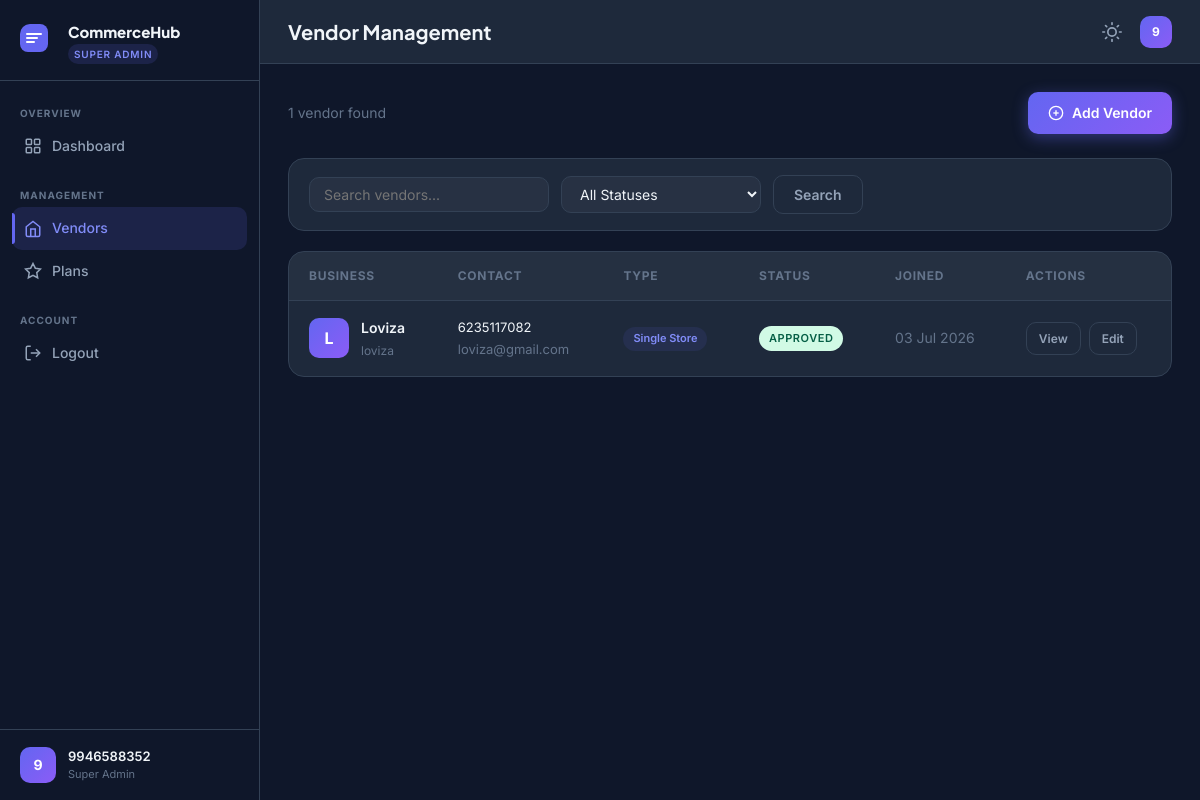
Before: /sadmin/vendors/ (signed in) with the older database file.
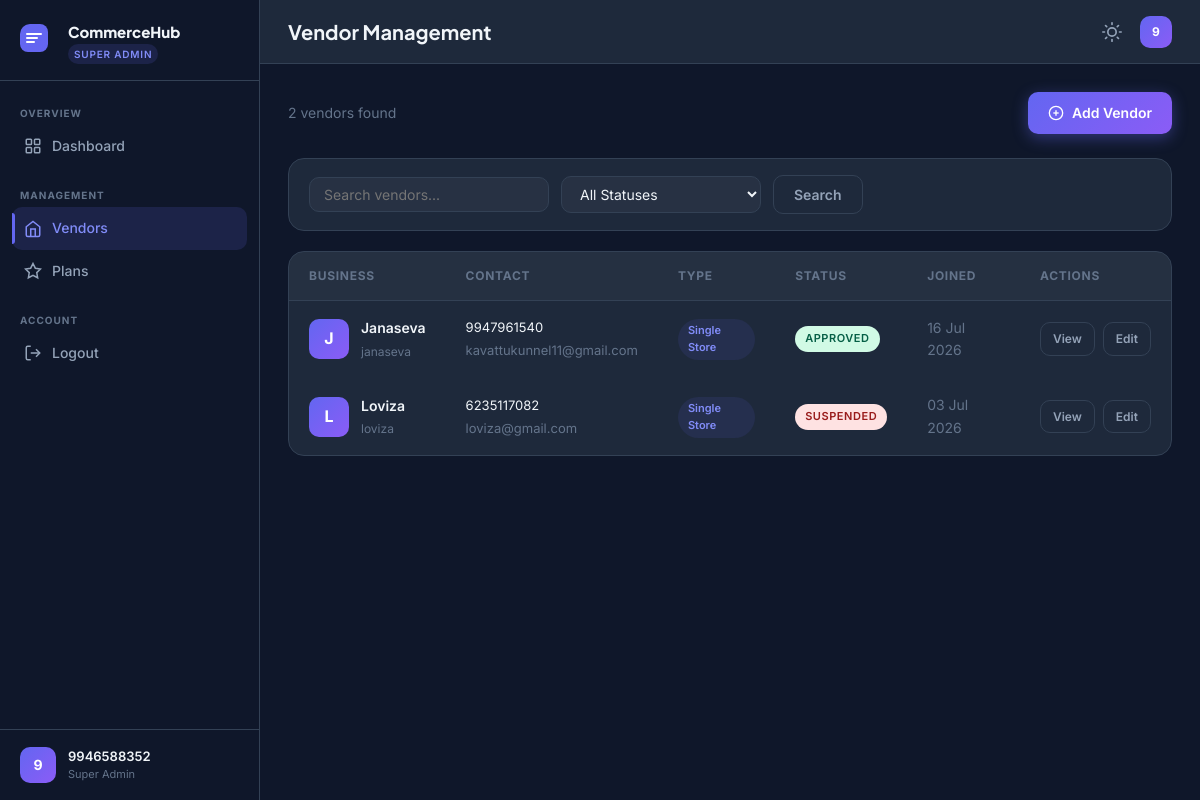
After: the same page with the newer database file.
### tenants/models.py (models this page shows, shortened)
class Vendor(TimestampModel):
    STATUS_CHOICES = [
        ('pending', 'Pending Approval'),
        ('approved', 'Approved'),
        ('suspended', 'Suspended'),
        ('cancelled', 'Cancelled'),
    ]
    BUSINESS_TYPE_CHOICES = [
        ('single_store', 'Single Store'),
        ('multi_branch', 'Multi Branch'),
        ('multi_partner', 'Multi Partner'),
        ('franchise', 'Franchise'),
        ('online_only', 'Online Store'),
        ('whatsapp_store', 'WhatsApp Store'),
        ('wholesale', 'Wholesale'),
    ]
    CHECKOUT_WORKFLOW_CHOICES = [
        ('online_payment', 'Online Payment (Razorpay)'),
        ('online_payment_stripe', 'Online Payment (Stripe)'),
        ('approval_payment', 'Approval then Payment'),
        ('whatsapp_enquiry', 'WhatsApp Enquiry'),
        ('cod_only', 'Cash on Delivery Only'),
    ]
    business_name = models.CharField(max_length=200)
    slug = models.SlugField(max_length=100, unique=True)
    business_type = models.CharField(max_length=30, choices=BUSINESS_TYPE_CHOICES, default='single_store')
    gst_number = models.CharField(max_length=20, blank=True)
    pan_number = models.CharField(max_length=20, blank=True)
    email = models.EmailField(blank=True)
    phone = models.CharField(max_length=15)
    whatsapp_number = models.CharField(max_length=15, blank=True)
    website = models.URLField(blank=True)
    address_line1 = models.CharField(max_length=300, blank=True)
    address_line2 = models.CharField(max_length=300, blank=True)
    city = models.CharField(max_length=100, blank=True)
    state = models.CharField(max_length=100, blank=True)
    pincode = models.CharField(max_length=10, blank=True)
    country = models.CharField(max_length=100, default='India')
    logo = models.ImageField(upload_to='vendors/logos/', blank=True, null=True)
    banner = models.ImageField(upload_to='vendors/banners/', blank=True, null=True)
    favicon = models.ImageField(upload_to='vendors/favicons/', blank=True, null=True)
    facebook_url = models.URLField(blank=True)
    instagram_url = models.URLField(blank=True)
    twitter_url = models.URLField(blank=True)
    youtube_url = models.URLField(blank=True)
    currency = models.CharField(max_length=5, default='INR')
    currency_symbol = models.CharField(max_length=5, default='₹')
    top_announcement_text = models.CharField(
        max_length=200,
        blank=True,
        null=True,
        help_text="Text to display in the black top bar (e.g. Store Wide Summer Sale). Leave blank to hide."
    )
    timezone = models.CharField(max_length=50, default='Asia/Kolkata')
    checkout_workflow = models.CharField(
        max_length=30,
        choices=CHECKOUT_WORKFLOW_CHOICES,
        default='online_payment',
    )
    track_inventory = models.BooleanField(
        default=False,
        help_text="If enabled, product stock is tracked, preventing overselling."
    )
    primary_color = models.CharField(max_length=7, default='#6366f1')
    secondary_color = models.CharField(max_length=7, default='#8b5cf6')
    custom_css = models.TextField(blank=True)
    razorpay_key_id = models.CharField(max_length=150, blank=True)
    razorpay_key_secret = models.CharField(max_length=150, blank=True)
    stripe_public_key = models.CharField(max_length=150, blank=True)
    stripe_secret_key = models.CharField(max_length=150, blank=True)
    stripe_webhook_secret = models.CharField(max_length=150, blank=True)
    whatsapp_order_format = models.TextField(blank=True)
    status = models.CharField(max_length=20, choices=STATUS_CHOICES, default='pending')
    active_plan = models.ForeignKey('tenants.SubscriptionPlan', on_delete=models.SET_NULL, null=True, blank=True, related_name='active_vendors')
    is_active = models.BooleanField(default=True)
    approved_at = models.DateTimeField(null=True, blank=True)
    approved_by = models.ForeignKey(
        'accounts.User',
        on_delete=models.SET_NULL,
        null=True,
        blank=True,
        related_name='approved_vendors',
    )
    suspension_reason = models.TextField(blank=True)
    meta_title = models.CharField(max_length=200, blank=True)
    meta_description = models.TextField(blank=True)
    class Meta:
        db_table = 'ch_vendors'
        verbose_name = 'Vendor'
        verbose_name_plural = 'Vendors'
        ordering = ['-created_at']

### adminapp/views.py (the view, shortened to what this page needs)
# urls.py: path('vendors/', views.VendorListView.as_view(), name='vendor_list'),
class VendorListView(SuperAdminRequiredMixin, View):
    template_name = 'admin/vendors/list.html'
    def get(self, request):
        status_filter = request.GET.get('status', '')
        search = request.GET.get('q', '')
        vendors = Vendor.objects.all().order_by('-created_at')
        if status_filter:
            vendors = vendors.filter(status=status_filter)
        context = {
            'vendors': vendors,
            'status_filter': status_filter,
            'search': search,
            'total_count': vendors.count(),
            'page_title': 'Vendor Management',
        }
        return render(request, self.template_name, context)

### accounts/models.py (called while the page is built)
    def get_full_name(self):
        return f'{self.first_name} {self.last_name}'.strip()

    def get_short_name(self):
        return self.first_name or self.phone

### core/context_processors.py (called while the page is built)
def tenant_context(request):
    tenant = getattr(request, 'tenant', None)
    storefront_categories = []
    if tenant:
        try:
            storefront_categories = Category.objects.filter(vendor=tenant, is_active=True).get_cached_trees()
        except Exception:
            storefront_categories = []
    return {
        'current_tenant': tenant,
        'platform_name': getattr(settings, 'PLATFORM_NAME', 'CommerceHub'),
        'platform_domain': getattr(settings, 'PLATFORM_DOMAIN', 'commercehub.in'),
        'storefront_categories': storefront_categories,
    }

### core/mixins.py (called while the page is built)
    def dispatch(self, request, *args, **kwargs):
        if not request.user.is_authenticated:
            return redirect('accounts:admin_login')
        if not request.user.is_super_admin:
            messages.error(request, 'Access denied. Super Admin privileges required.')
            return redirect('accounts:admin_login')
        return super().dispatch(request, *args, **kwargs)

### templates/admin/vendors/list.html (shortened to what this page needs)
{% extends 'base/admin_base.html' %}
{% load static %}
{% block content %}
<div class="page-header-row">
    <div class="page-header-info">
        <p class="page-subtitle">{{ total_count }} vendor{{ total_count|pluralize }} found</p>
    </div>
    <div class="page-header-actions">
        <a href="{% url 'adminapp:vendor_create' %}" class="btn btn-primary">
            <svg viewBox="0 0 24 24" fill="none" stroke="currentColor" stroke-width="2" width="16" height="16">
                <circle cx="12" cy="12" r="10"/><line x1="12" y1="8" x2="12" y2="16"/>
                <line x1="8" y1="12" x2="16" y2="12"/>
            </svg>
            Add Vendor
        </a>
    </div>
</div>
<div class="filter-bar">
    <form method="get" class="filter-form">
        <div class="filter-group">
            <input type="text" name="q" value="{{ search }}" placeholder="Search vendors..."
                   class="filter-input" id="vendorSearch">
        </div>
        <div class="filter-group">
            <select name="status" class="filter-select" onchange="this.form.submit()">
                <option value="">All Statuses</option>
            </select>
        </div>
        <button type="submit" class="btn btn-outline">Search</button>
    </form>
</div>
<div class="data-card">
    <div class="table-wrapper">
        <table class="data-table" id="vendorTable">
            <thead>
                <tr>
                    <th>Business</th>
                    <th>Contact</th>
                    <th>Type</th>
                    <th>Status</th>
                    <th>Joined</th>
                    <th>Actions</th>
                </tr>
            </thead>
            <tbody>
                {% for vendor in vendors %}
                <tr>
                    <td>
                        <div class="table-entity">
                            <div class="entity-avatar">{{ vendor.business_name|first|upper }}</div>
                            <div class="entity-info">
                                <strong>{{ vendor.business_name }}</strong>
                                <span>{{ vendor.slug }}</span>
                            </div>
                        </div>
                    </td>
                    <td>
                        <div class="contact-info">
                            <span>{{ vendor.phone }}</span>
                            {% if vendor.email %}<span class="text-muted">{{ vendor.email }}</span>{% endif %}
                        </div>
                    </td>
                    <td>
                        <span class="type-badge">{{ vendor.get_business_type_display }}</span>
                    </td>
                    <td>
                        <span class="status-badge status-{{ vendor.status }}">
                            {{ vendor.get_status_display }}
                        </span>
                    </td>
                    <td class="text-muted">{{ vendor.created_at|date:"d M Y" }}</td>
                    <td>
                        <div class="table-actions">
                            <a href="{% url 'adminapp:vendor_detail' vendor.pk %}" class="btn btn-sm btn-outline">
                                View
                            </a>
                            <a href="{% url 'adminapp:vendor_edit' vendor.pk %}" class="btn btn-sm btn-outline">
                                Edit
                            </a>
                        </div>
                    </td>
                </tr>
                {% endfor %}
            </tbody>
        </table>
    </div>
</div>
{% endblock %}

Changed rows visible on the page:
added Vendor: business_name|first "J", business_name "Janaseva", slug "janaseva", phone "9947961540", email "kavattukunnel11@gmail.com", business_type "Single Store", status "APPROVED", created_at "16 Jul 2026"
changed Vendor "Loviza": status "APPROVED" → "SUSPENDED"
Other visible differences:
{{ total_count }}: "1" → "2"
